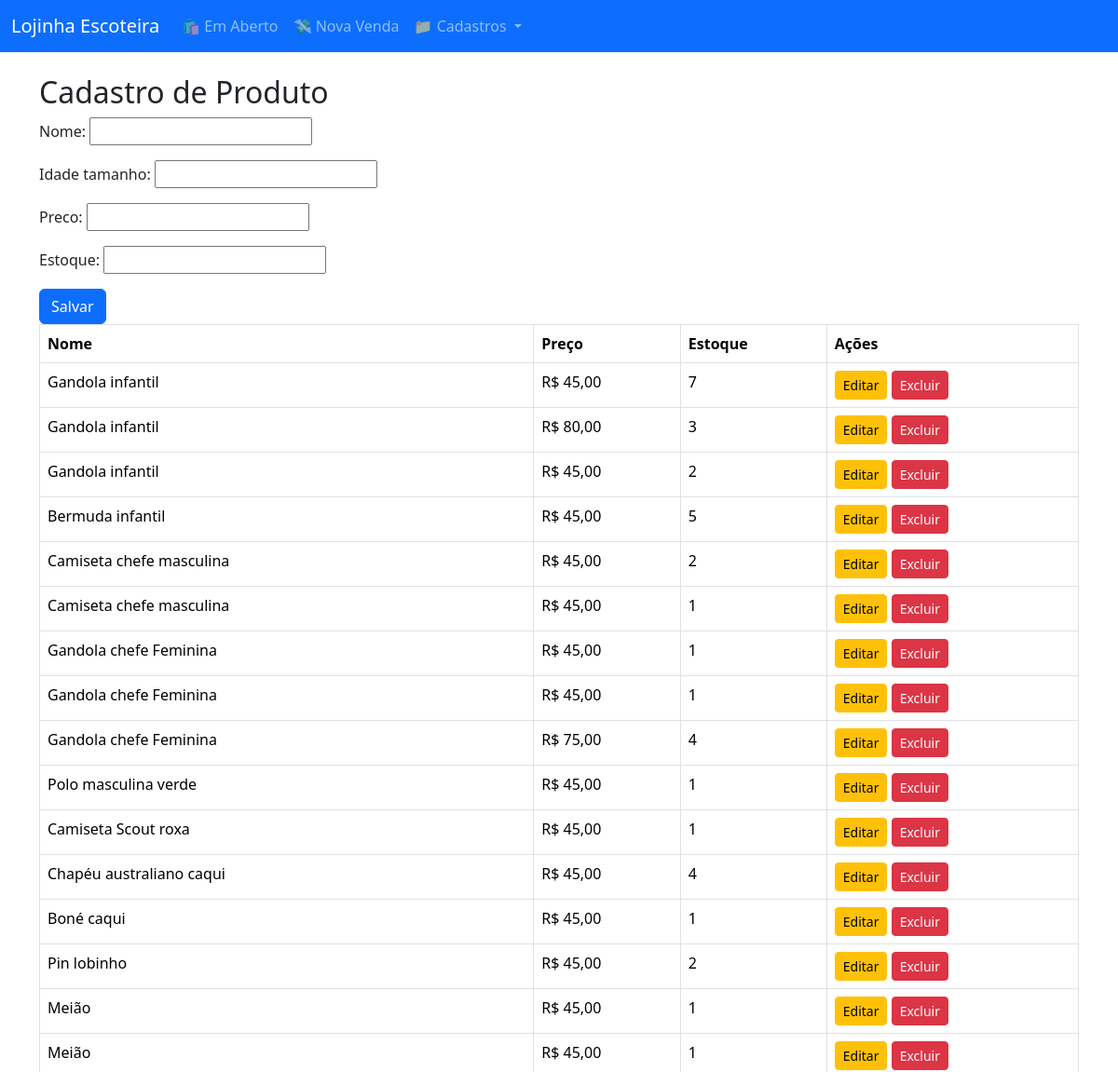
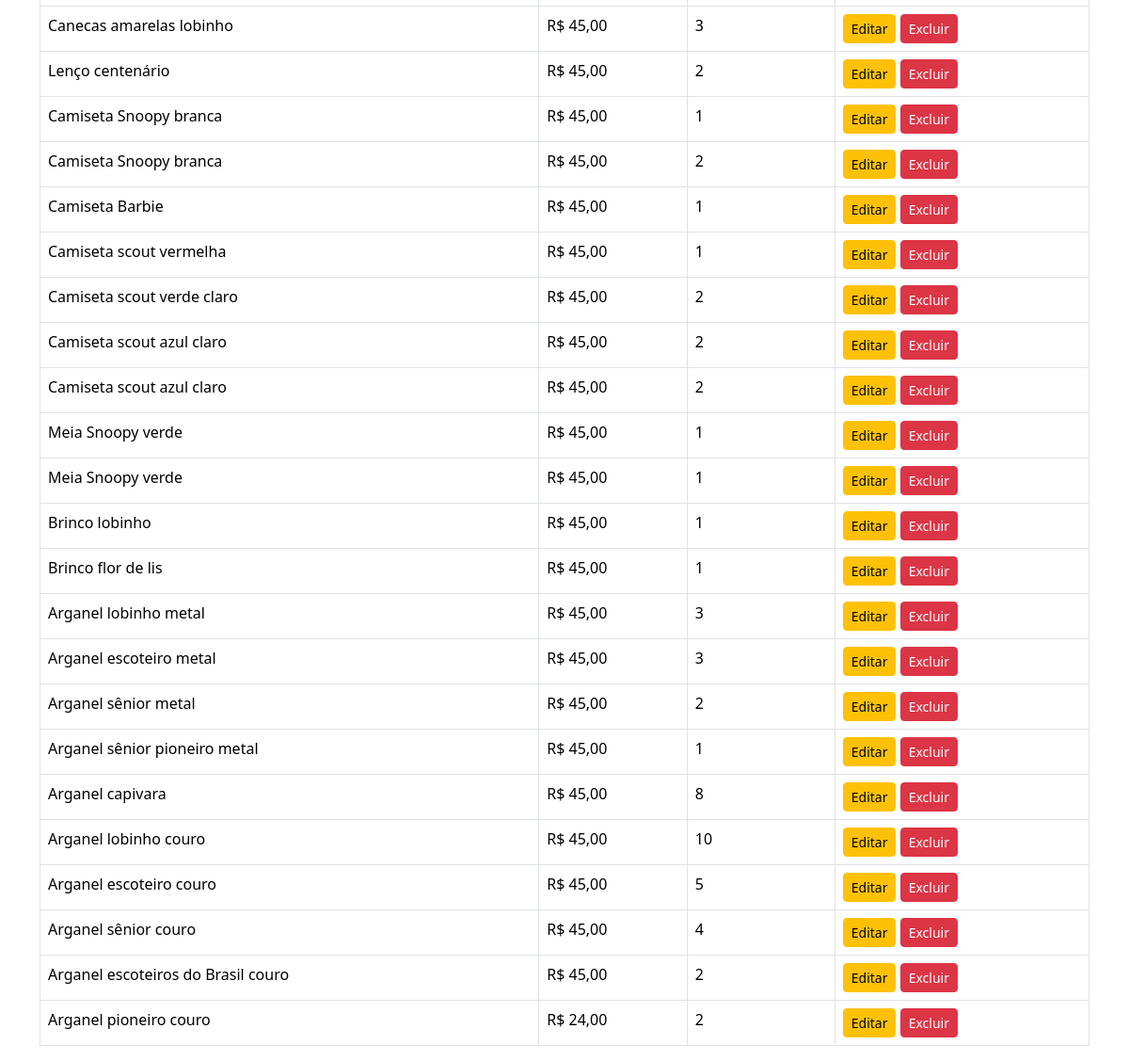
Page /produtos/ on the earlier database version (2 pictures, top to bottom).
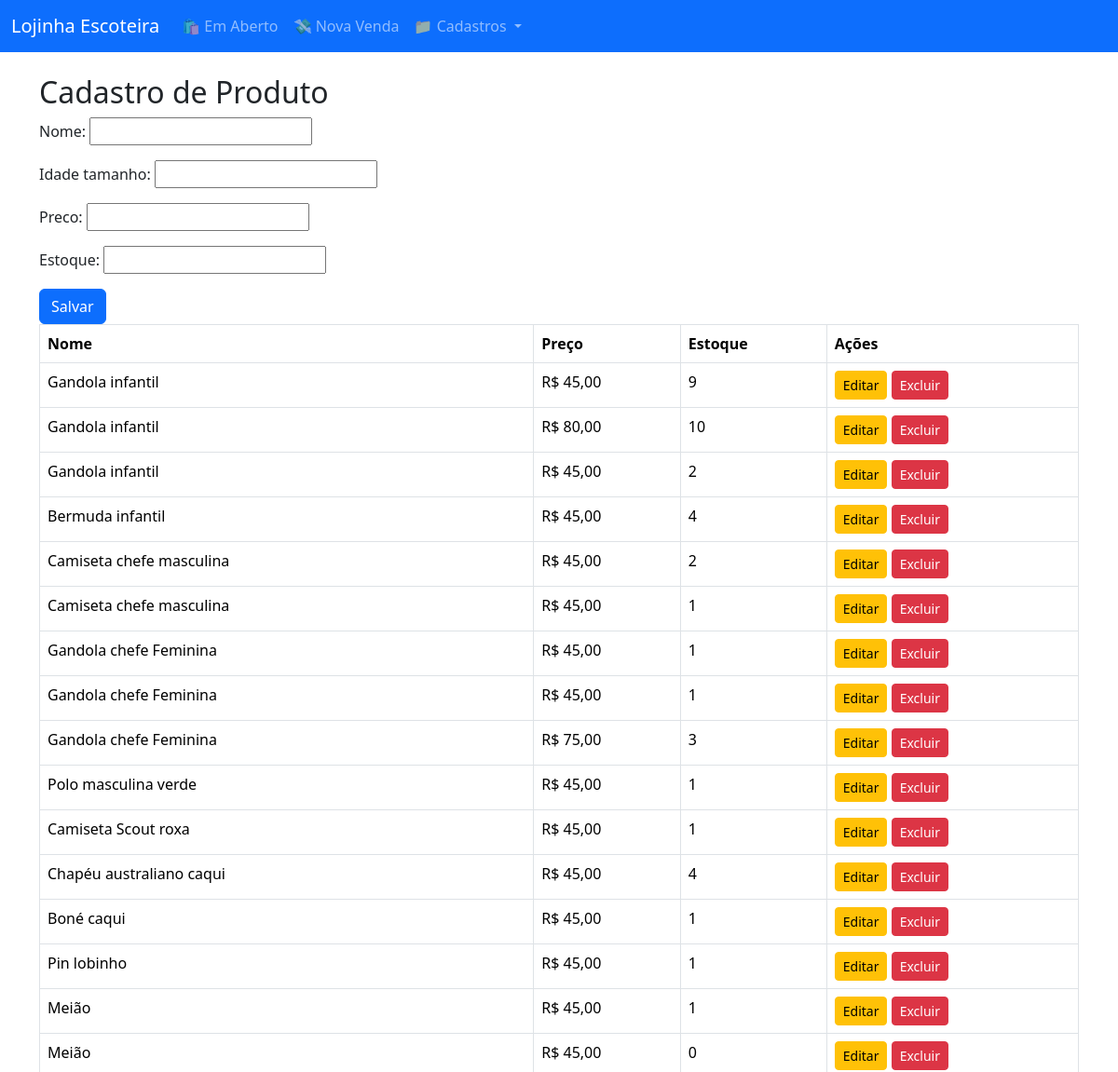
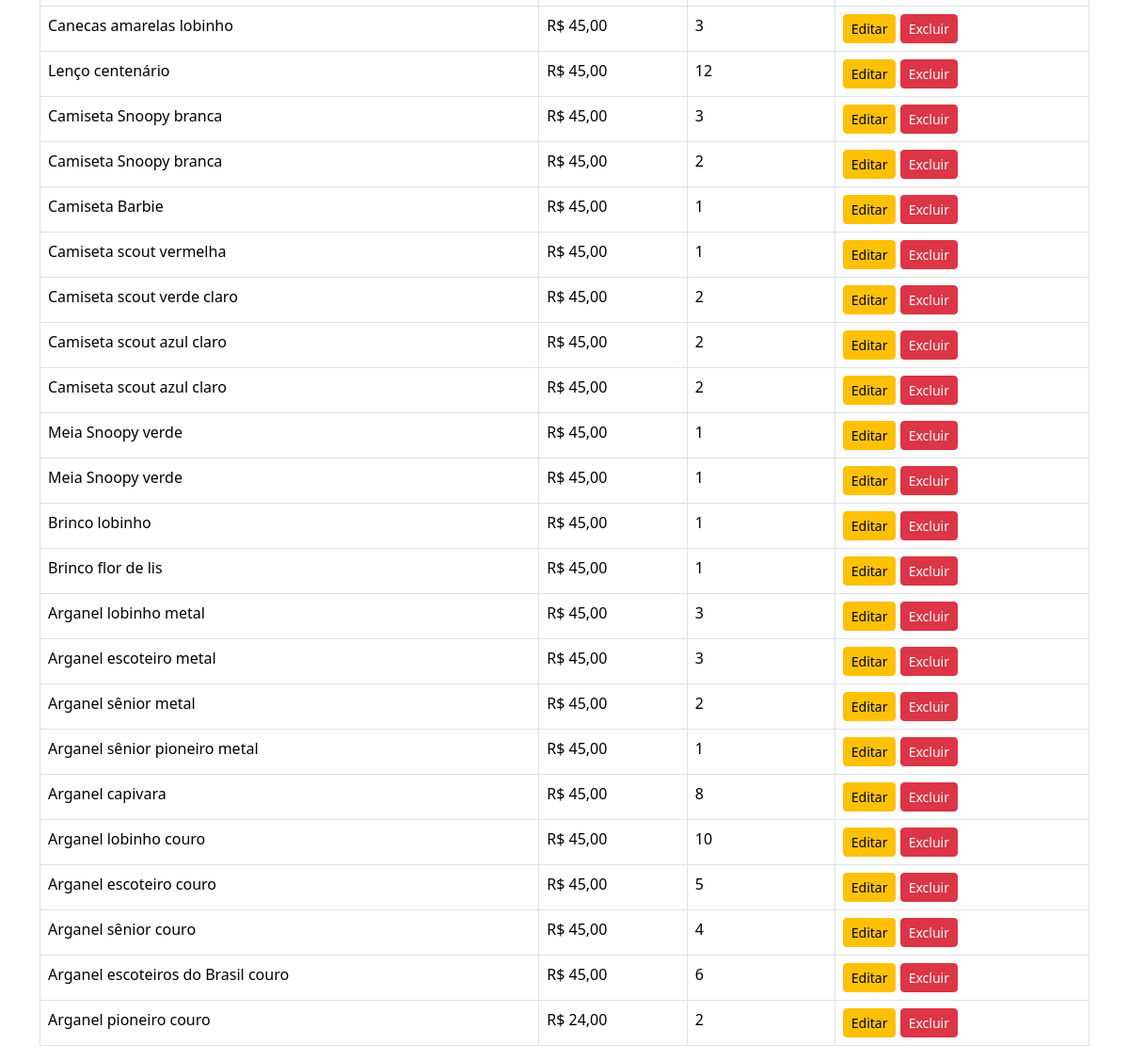
Same page on the later database version (2 pictures, top to bottom).
### lojinha/models.py (models this page shows, shortened)
class Produto(models.Model):
    nome = models.CharField(max_length=200)
    idade_tamanho=models.CharField(max_length=50,null=True, blank=True)
    preco = models.DecimalField(max_digits=10, decimal_places=2)
    estoque = models.IntegerField()

### lojinha/views.py (the view)
# urls.py: path('produtos/', views.cadastrar_produto, name='cadastrar_produto'),
def cadastrar_produto(request):
    produtos = Produto.objects.all()
    if request.method == 'POST':
        form = ProdutoForm(request.POST)
        if form.is_valid():
            form.save()
            messages.success(request, 'Produto cadastrado com sucesso!')
            return redirect('cadastrar_produto')
    else:
        form = ProdutoForm()
    return render(request, 'lojinha/produto_form.html',
                  {
                      'form': form,
                      'titulo': 'Cadastrar Produto',
                      'produtos': produtos
                  })

### lojinha/forms.py
class ProdutoForm(forms.ModelForm):
    class Meta:
        model = Produto
        fields = ['nome','idade_tamanho', 'preco', 'estoque']

### lojinha/templates/lojinha/produto_form.html (shortened to what this page needs)
{% extends 'base.html' %}
{% block content %}
<h2>Cadastro de Produto</h2>
<form method="post">
  {{ form.as_p }}
  <button type="submit" class="btn btn-primary">Salvar</button>
</form>
<table class="table table-bordered">
  <thead>
    <tr>
      <th>Nome</th>
      <th>Preço</th>
      <th>Estoque</th>
      <th>Ações</th>
    </tr>
  </thead>
  <tbody>
    {% for produto in produtos %}
    <tr>
      <td>{{ produto.nome }}</td>
      <td>R$ {{ produto.preco }}</td>
      <td>{{ produto.estoque }}</td>
      <td>
        <a href="{% url 'editar_produto' produto.pk %}" class="btn btn-sm btn-warning">Editar</a>
        <a href="{% url 'excluir_produto' produto.pk %}" class="btn btn-sm btn-danger">Excluir</a>
      </td>
    </tr>
    {% endfor %}
  </tbody>
</table>
{% endblock %}

Differences in the rows shown:
changed Produto (number 1 of 39 on the later page): estoque "7" → "9"
changed Produto (number 2 of 39 on the later page): estoque "3" → "10"
changed Produto "Bermuda infantil": estoque "5" → "4"
changed Produto (number 9 of 39 on the later page): estoque "4" → "3"
changed Produto "Pin lobinho": estoque "2" → "1"
changed Produto (number 16 of 39 on the later page): estoque "1" → "0"
changed Produto "Lenço centenário": estoque "2" → "12"
changed Produto (number 19 of 39 on the later page): estoque "1" → "3"
changed Produto "Arganel escoteiros do Brasil couro": estoque "2" → "6"
